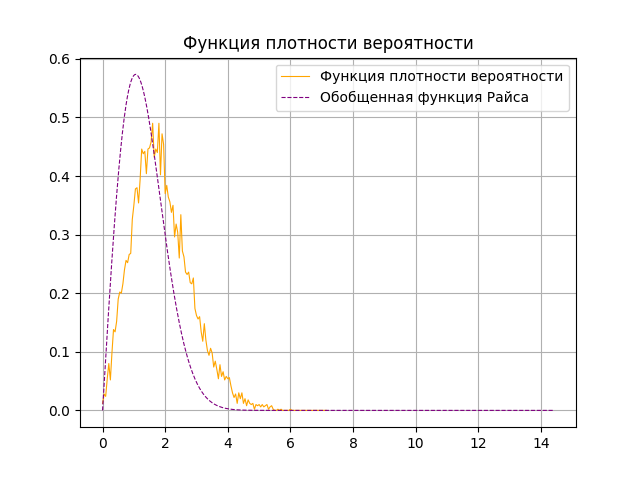

Generate this figure with Python:
import numpy as np
import matplotlib.pyplot as plt

# Загрузка данных из файла
data = np.loadtxt(r"D:\3 курс\Теория электрической связи\Лаба 1 ЭС\Задание 5\Файлы_6\DATA3.txt")
x_data = data[:, 0]
y_data = data[:, 1]

# Максимум функции плотности вероятности
max_y = np.max(y_data)
max_x_index = np.argmax(y_data)
max_x = x_data[max_x_index]
print("Максимум функции плотности вероятности: ", max_y)
print("Значение X, при котором функция плотности вероятности принимает максимум: ", max_x)

# График функции плотности вероятности
plt.plot(x_data, y_data, label='Функция плотности вероятности', color = 'orange', linewidth = 0.8)
plt.xlabel('')
plt.ylabel('')
plt.title('Функция плотности вероятности')

# Рассчитываем данные для обобщенной функции Релея
A = np.linspace(0, max_x * 9, 1000)  # Создаем значения A для графика
sigma_squared = ((4-np.pi)/2)*max_x**2
A0 = 0.2
p_A = (A / sigma_squared) * np.exp(-(A**2 + A0**2) / (2 * sigma_squared)) * (1 + (A0**2 * A**2) / (4 * sigma_squared**2))

# График обобщенной функции Релея
plt.plot(A, p_A, 'r--', label='Обобщенная функция Райса', color = 'purple', linewidth = 0.8)
plt.grid(True)
plt.legend()
plt.show()

print("\nДисперсия замираний:", sigma_squared)
print("Детерминированная составляющая А0:", A0)
